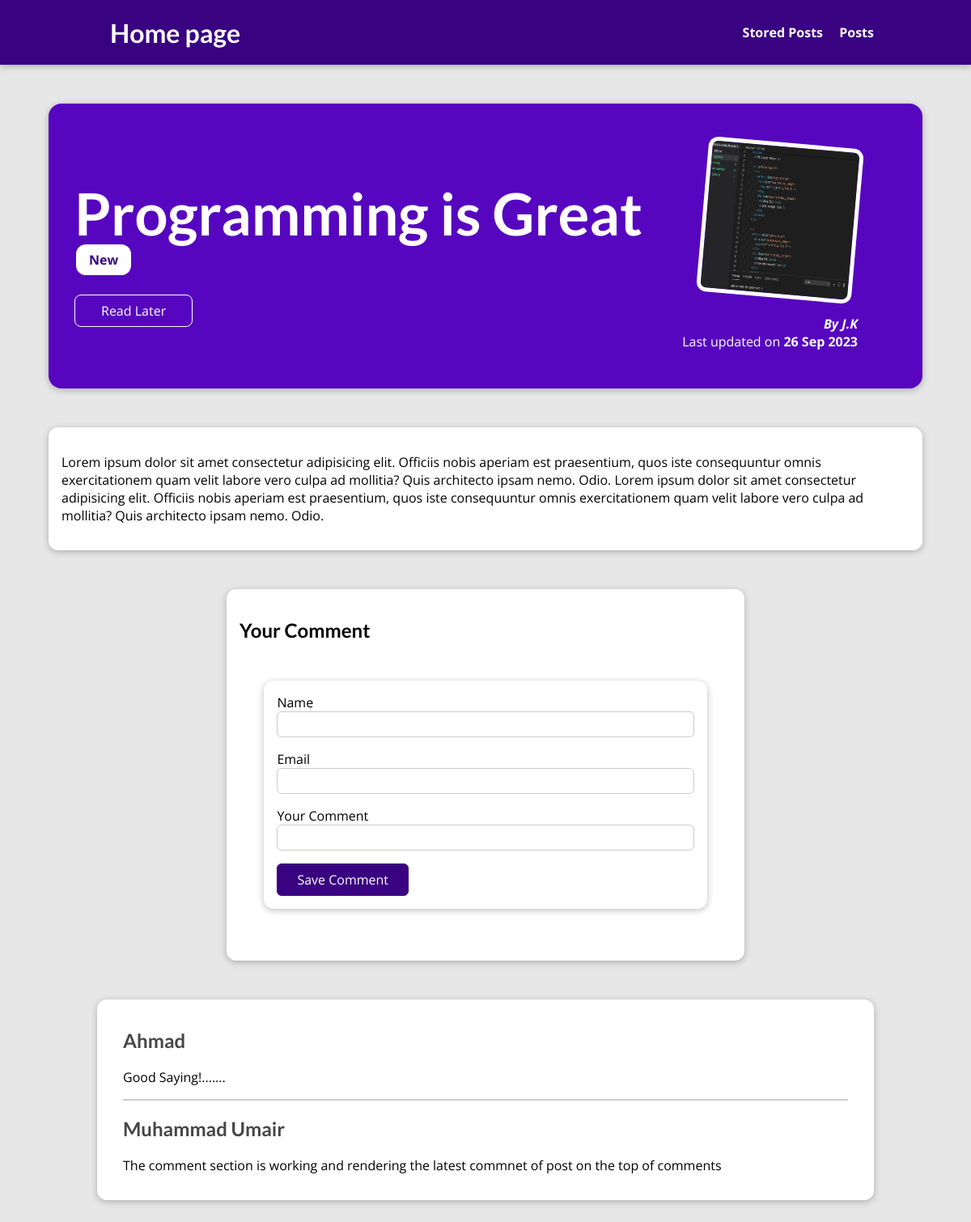
/posts/coding-is-fun, run on the app's committed database.
### blog/models.py (models this page shows, shortened)
class Post(models.Model):
    title = models.CharField(max_length=100)
    excerpt = models.CharField(max_length=150)
    image_name = models.ImageField(upload_to="posts", null = True)
    date = models.DateField(auto_now = True)
    slug = models.SlugField(unique=True)
    content = models.TextField()
    author = models.ForeignKey(Author, on_delete=models.SET_NULL, null = True, related_name="posts")
    tags = models.ManyToManyField(Tag)

class Tag(models.Model):
    caption = models.CharField(max_length=20)

class Author(models.Model):
    first_name = models.CharField(max_length=50)
    last_name = models.CharField(max_length=50)
    email_address = models.EmailField()

class Comment(models.Model):
    user_name = models.CharField(max_length=120)
    email = models.EmailField()
    text = models.TextField(max_length=400)
    post = models.ForeignKey(Post, on_delete=models.CASCADE)

### blog/views.py (the view, shortened to what this page needs)
# urls.py: path('posts/<slug:slug>', views.post_detail, name="post-detail-page" ),
def post_detail(request, slug):
    comments = Comment.objects.all().order_by("-id")
    form = CommentForm()
    identified_post = Post.objects.get(slug=slug)
    stored_post = request.session.get("stored_posts")
    if stored_post is not None:
          save_for_later = identified_post.id in stored_post
    else:
        save_for_later = False
    return render(request, "blog/post-detail.html", {
        "post": identified_post,
        "tags": identified_post.tags.all(),
        "form": form,
        "comments": comments,
        "is_saved":save_for_later
    })

### blog/form.py
class CommentForm(forms.Form):
    user_name = forms.CharField(label="Name", max_length=120)
    user_email = forms.EmailField(label="Email")
    text = forms.CharField(label="Your Comment", max_length=100)

### blog/templates/blog/post-detail.html (shortened to what this page needs)
{% extends "base.html"   %}
{% load static   %}
{% block css%}
<link rel="stylesheet" href="{% static "blog/post-detail.css" %}"/>
{% endblock %}
{% block body %}
<section id="summary">
    <h2>{{ post.title }}</h2>
    <div>
        {%  for tag in tags %}
        <span class="tag"> {{ tag.caption }} </span>
        {% endfor %}
    </div>
<div id="read-later">
    <form action="/read-later" method="POST">
        <button>
        {% if is_saved %}
       <h1>Remove from your favorite's</h1>
        {% else %}
        Read Later
        {% endif %}
    </button>
    </form>
</div>
<article >
        <img src="{{ post.image_name.url }}" alt="picture">
        <address>By<a href="mailto:{{ post.author.email_address }}"> {{ post.author.first_name }}  </a></address>
        <div>
            Last updated on <time> {{ post.date|date:"d M Y" }}  </time>
        </div>
    </article>
</section>
<main>
    <p>
        {{ post.content }}
    </p>
</main>
<section id="comment-form">
    <h2>Your Comment</h2>
<div>
    <form action="/posts/{{ post.slug }}"  method="POST" id="comment-form">
        {% for field in form  %}
       <div class="form-control  {% if field.errors %} invalid {% endif %} "   >
        {{ field.label }}
        {{ field }}
       </div>
       {% endfor %}
       <button>Save Comment</button>
    </form>
</div>
</section>
<section id = "comments">
    <ul>
        {% for comment in comments  %}
        <li>
            <h2>{{ comment.user_name }}</h2>
            <p> {{ comment.text }} </p>
        </li>
        {% endfor %}
    </ul>
</section>
{% endblock %}

### static/app.css (style rules this page uses)
* { box-sizing: border-box; }
html { font-family: 'Open Sans', 'Lato', sans-serif; }
body { margin: 0; }
h1, h2, h3 { font-family: 'Lato', sans-serif; font-weight: bold; }

### blog/static/blog/post-detail.css (style rules this page uses)
body { background-color: #e7e7e7; }
#read-later { margin: 2rem 0; }
#read-later button { background-color: transparent; border: 1px solid white; padding: 0.5rem 2rem ; font: inherit; color: white; cursor: pointer; border-radius: 8px; }
#summary { margin: 8rem auto 3rem auto; padding: 2rem; width: 90%; max-width: 90rem; border-radius: 16px; background-color: #5706c0; position: relative; box-shadow: 0 2px 8px rgba(0, 0, 0, 0.25); height: 22rem; }
#summary h2 { color: white; font-size: 4.5rem; margin-bottom: 0.25rem; }
#summary article { position: absolute; top: 2rem; right: 3rem; padding: 1rem 2rem; border-radius: 12px; text-align: right; color: white; }
#summary article img { width: 12rem; height: 12rem; border-radius: 12px; transform: rotateZ(5deg); border: 5px solid white; margin-bottom: 1rem; }
#summary address { font-weight: bold; }
#summary a { color: white; text-decoration: none; }
#summary time { font-weight: bold; }
main { width: 90%; max-width: 90rem; margin: 3rem auto; background-color: white; padding: 1rem; border-radius: 12px; box-shadow: 0 2px 8px rgba(0, 0, 0, 0.25); }
.tag { background-color: white; color: #390281; padding: 0.5rem 1rem; border-radius: 12px; margin-left: 2px; font-weight: bold; }
#comment-form { margin: 3rem auto; width: 90%; max-width: 40rem; border-radius: 12px; background-color: white; box-shadow: 0 2px 8px rgba(0, 0, 0, 0.25); padding: 1rem; }
#comment-form button { font: inherit; background-color: #390281; color: white; border: 1px solid #390281; padding: 0.5rem 1.5rem; border-radius: 6px; cursor: pointer; }
.form-control { margin-bottom: 1rem; }
.form-control input, .form-control textarea { display: block; width: 100%; font: inherit; padding: 0.25rem; border-radius: 6px; border: 1px solid #ccc; }
#comments { margin: 3rem auto; width: 90%; max-width: 60rem; border-radius: 12px; background-color: white; box-shadow: 0 2px 8px rgba(0, 0, 0, 0.25); padding: 1rem 2rem; }
#comments ul { list-style: none; margin: 0; padding: 0; }
#comments li { margin-bottom: 1rem; border-bottom: 2px solid #ccc; }
#comments li:last-of-type { border-bottom: none; }
#comments h2 { color: #464646; }

### data on the page
Post: title "Programming is Great", image_name (picture), author.first_name "J.K", date "26 Sep 2023", content "Lorem ipsum dolor sit amet consectetur adipisicing elit. Officiis nobis aperiam est praesentium, quos iste consequuntur omnis exercitationem quam velit labore vero culpa ad mollitia? Quis architecto ipsam nemo. Odio. Lorem ipsum dolor sit amet consectetur adipisicing elit. Officiis nobis aperiam est praesentium, quos iste consequuntur omnis exercitationem quam velit labore vero culpa ad mollitia? Quis architecto ipsam nemo. Odio."
Tag: caption "New"
Comment: user_name "Ahmad", text "Good Saying!......."
Comment: user_name "Muhammad Umair", text "The comment section is working and rendering the latest commnet of post on the top of comments"

### other printed values
{{ field.label }} "Name" "Email" "Your Comment"
